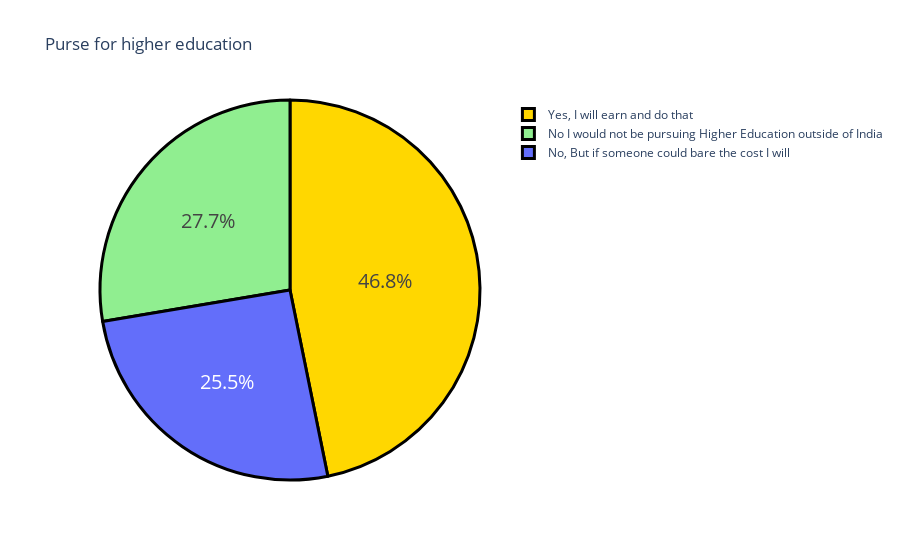

Source (notebook cell):
### Markdown cell above
# 6. Visualization: Willingness to Pursue Higher Education Abroad

### Code cell
question2 = data["Would you definitely pursue a Higher Education / Post Graduation outside of India ? If only you have to self sponsor it."].value_counts()
label = question2.index
counts = question2.values
fig = go.Figure(data = [go.Pie(labels = label, values = counts)])
fig.update_layout(title = "Purse for higher education")
fig.update_traces(hoverinfo = 'label+value', textinfo = 'percent',textfont_size=20, marker = dict( colors = ['gold','lightgreen'],line = dict(color = 'black',width = 3)))
fig.show()

### Figure 1 — Plotly figure (JSON) as saved in the notebook; plotly's stock layout.template omitted (floating-point values rounded to 4 significant figures)
{"data": [{"hoverinfo": "label+value", "labels": ["Yes, I will earn and do that", "No I would not be pursuing Higher Education outside of India", "No, But if someone could bare the cost I will"], "marker": {"colors": ["gold", "lightgreen"], "line": {"color": "black", "width": 3}}, "textfont": {"size": 20}, "textinfo": "percent", "type": "pie", "values": [110, 65, 60]}], "layout": {"autosize": true, "title": {"text": "Purse for higher education"}}}
